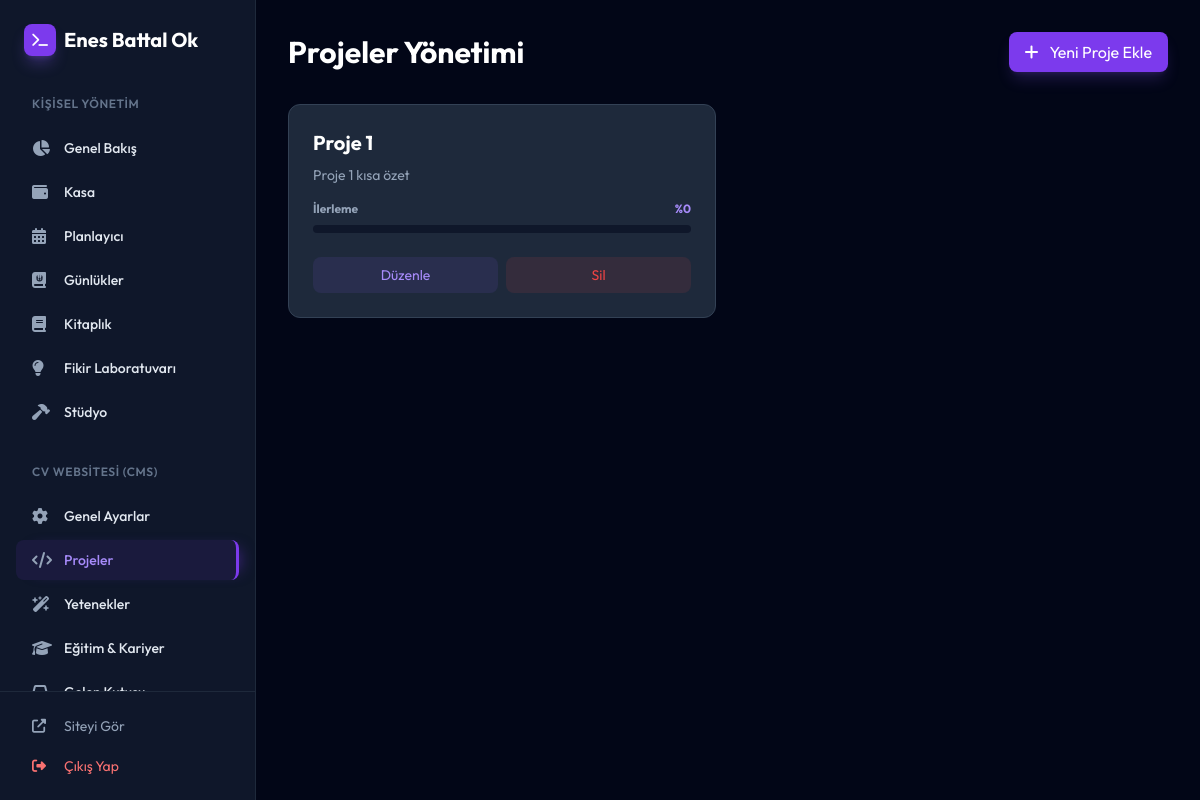
The app's page /admin/projects (signed in) with its own data.
### models.py (models this page shows)
class Proje(db.Model):
    id = db.Column(db.Integer, primary_key=True)
    baslik = db.Column(db.String(200), nullable=False)
    notlar = db.Column(db.Text)
    github_link = db.Column(db.String(255))
    canli_link = db.Column(db.String(255))
    versiyon_gecmisi = db.Column(db.Text)
    kapak_resmi = db.Column(db.String(255))
    detayli_icerik = db.Column(db.Text)
    ilerleme_yuzde = db.Column(db.Integer, default=0)

### main.py (the view, shortened to what this page needs)
    @app.route('/admin/projects', methods=['GET', 'POST'])
    @login_required
    def admin_projects():
        return render_template('admin_projects.html', projeler=Proje.query.all())

### templates/admin_projects.html (shortened to what this page needs)
{% extends "admin_base.html" %}
{% block content %}
<div class="pb-20">
    <div class="flex items-center justify-between mb-8">
        <h1 class="text-3xl font-bold text-white">Projeler Yönetimi</h1>
        <button onclick="document.getElementById('projectForm').classList.toggle('hidden')" class="px-4 py-2 bg-violet-600 text-white rounded-lg hover:bg-violet-700 transition-all shadow-lg shadow-violet-500/20">
            <i class="fas fa-plus mr-2"></i> Yeni Proje Ekle
        </button>
    </div>
    <div class="grid grid-cols-1 sm:grid-cols-2 xl:grid-cols-3 gap-6">
        {% for proje in projeler %}
        <div class="bg-slate-800 rounded-xl border border-slate-700 p-6 flex flex-col justify-between">
            <div>
                <h3 class="text-xl font-bold text-white mb-2">{{ proje.baslik }}</h3>
                <p class="text-slate-400 text-sm line-clamp-2 mb-4">{{ proje.notlar }}</p>
                <div class="mt-4">
                    <div class="flex justify-between items-center mb-2">
                        <h4 class="text-xs font-bold text-slate-400">İlerleme</h4>
                        <span class="text-xs font-bold text-violet-400">%{{ proje.ilerleme_yuzde|int }}</span>
                    </div>
                    <div class="h-2 bg-slate-900 rounded-full overflow-hidden">
                    </div>
                </div>
            </div>
            <div class="flex gap-2 mt-6">
                <a href="{{ url_for('edit_project', id=proje.id) }}" class="flex-1 text-center py-2 bg-violet-500/10 text-violet-400 rounded-lg hover:bg-violet-500 hover:text-white transition-all text-sm">Düzenle</a>
                <a href="{{ url_for('delete_project', id=proje.id) }}" class="flex-1 text-center py-2 bg-red-500/10 text-red-500 rounded-lg hover:bg-red-500 hover:text-white transition-all text-sm">Sil</a>
            </div>
        </div>
        {% endfor %}
    </div>
</div>
{% endblock %}

### templates/admin_base.html (style rules this page uses)
body { font-family: 'Outfit', sans-serif; }

### records on screen
Proje: baslik "Proje 1", notlar "Proje 1 kısa özet", ilerleme_yuzde "0"
